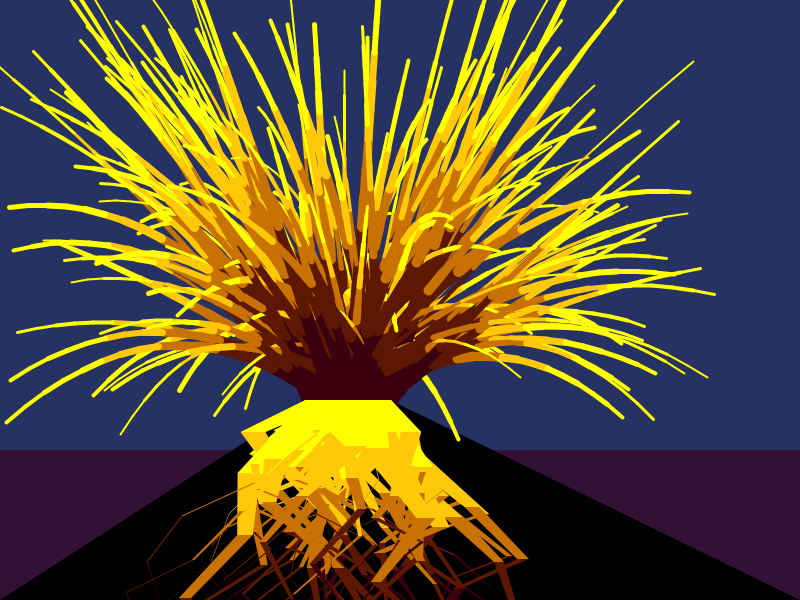
Frame 1 (no input)
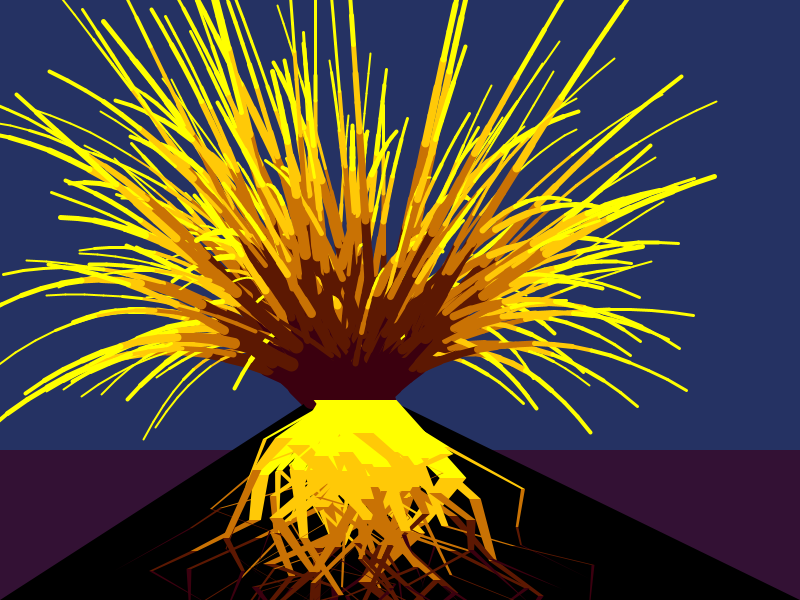
Frame 60 (the mouse pressed at the canvas centre just before this capture)
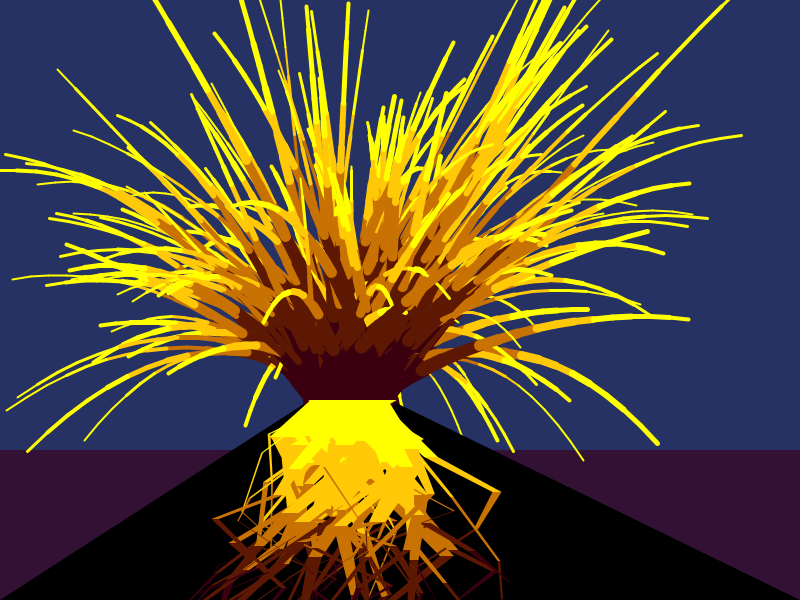
Frame 120 (the mouse held since frame 60 and released just before this capture)

The Processing sketch that drew these frames (run headless with seeded random() and noise(); from frame 60 on, the mouse is pressed at the canvas centre):

// Processing sketch: processing_161923
// ── processing_161923.pde

// With this sketch I want to keep my idea of first assignment. This time I want to focus on projections. In the begining I wanted to
// make few than 10 projetion, but I felt it better with hunderdth of projetion. I like it better.
// furthermore I added lava chanels running down the vulcano cone

// I you feel like, you can change the number of projections with this constant below, namely numberOfProjections
// and run again
int numberOfProjections = 200;
int coneHighest = 400;
color[] paletteProjections = {#3B000F, #5C1802, #C97204, #FFC907, #FFFF00};


void setup() {
  size(800, 600);
  noStroke();
  //background
  background(#253263);
  fill(#331134);
  rect(0,450,800,150);
  //noLoop();
}

void draw() {
  // drawing vulcano cone
  //drawing 10 projections
    //background
    background(#253263);
    fill(#331134);
    rect(0,450,800,150);
  int imax = numberOfProjections;
  for(int i=0; i < imax; i++) {

    // draw cone when half of projections are drawn then there is a illusion it is in the middle
    if(i == int(imax/2)){
      noStroke();
      fill(#000000);
      beginShape();
      vertex(0,600);
      vertex(350-40,coneHighest);
      vertex(350+40,coneHighest);
      vertex(800,600);
      endShape(CLOSE);
    }
    // start point
    int x0;
    int x = 350 + int(random(-40.0,40.0));
    int y0;
    int y = coneHighest;
    // starting radius
    int r0 = int(random(6,22));
    int r = r0;
    // properties of the curve
    //float xStep = random((i-imax/2)/(imax/5)-0.5,(i-imax/2)/(imax/5)+0.5)*10;
    float xStep = random(-20.0,22.0);
    float yStep = -random(10.0,30.0);
    float yHeight = random(0,2.0);
    // draw projection
    for(int n = 0; n <= 16; n++) {
      x0 = x; // keep last position
      y0 = y;
      x += xStep; // drawing a parabol
      y += yStep + yHeight*n;
      r = int(r0/pow(1.1, n + 1)); // thickness decreasing
      stroke(paletteProjections[min(int(n/3),4)]);
      strokeWeight(r+1);
      line(x0, y0, x, y);
    } // end draw projection
  } // end draw 10 projection
 
  // lava chanels, 4 segments going down
  for(int i = 0; i < 50; i++){
     // start point
    int x0;
    int x = 350 + int(random(-30.0,30.0));
    int y0;
    int y = coneHighest;
    // thickness
    float w0;
    float w = random(20.0);
    // drawing a chanel
    for(int n = 0; n < 4; n++){
      // upper side
      x0 = x; y0 = y;
      // lower side
      x += random(-80, 80); y += random( 50) + 30 - n*5;
      // w0 is width of upper side, w is with of lower side (decreasing)
      w0 = w; w = w * random(0.5, 0.8);
      // color is getting dimmer
      noStroke();
      fill(paletteProjections[4-n]);
      // drawing a quadangle
      quad(x0-w0, y0, x0+w0, y0, x+w, y, x-w, y);
    }  
    // drawing last segment of the chanel, same process than the other ones
    // except that is a triangle
    x0 = x; y0 = y;
    x += random(-80, 80); y += random( 30) + 30;
    w0 = w; w = 0;
    noStroke();
    fill(paletteProjections[0]);
    //quad(x0-w0, y0, x0+w0, y0, x+w, y, x-w, y);
    triangle(x0-w0, y0, x0+w0, y0, x, y);
  }
}
